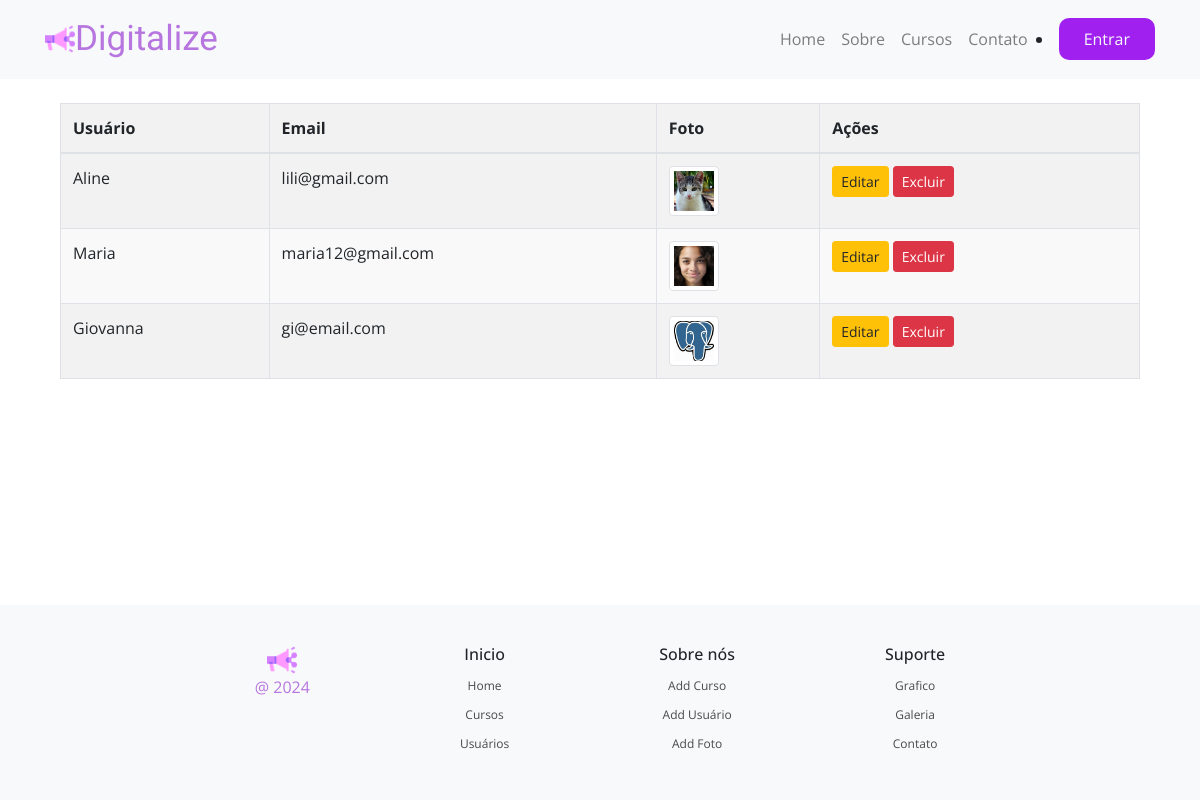
Screenshot of /usuarios/ with the database file from the repository.
### aplicativo/models.py (models this page shows)
class Usuario(models.Model):
    nome = models.CharField(max_length = 255)
    email = models.EmailField(unique = True)
    senha = models.CharField(max_length = 100)
    foto = models.ImageField(upload_to='fotos/', null=True, blank=True)

### aplicativo/views.py (the view)
# urls.py: path('usuarios/', views.exibir_user, name='exibir_user'),
def exibir_user(request):
    users = Usuario.objects.all()
    return render(request, 'usuarios.html', {'users': users})

### aplicativo/templates/usuarios.html (shortened to what this page needs)
{% extends 'base.html' %}
{% load static %}
{% block content %}
<div class="container mt-4">
    <table class="table table-striped table-bordered">
        <thead>
            <tr>
                <th>Usuário</th>
                <th>Email</th>
                <th>Foto</th>
                <th>Ações</th>
            </tr>
        </thead>
        <tbody>
            {% for user in users %}
            <tr>
                <td>{{ user.nome }}</td>
                <td>{{ user.email }}</td>
                <td>
                    {% if user.foto %}
                    <img src="{{ user.foto.url }}" alt="Foto do Usuário" class="img-thumbnail" style="width: 50px; height: 50px; object-fit: cover;">
                    {% else %}
                    <img src="{% static 'images/placeholder.jpg' %}" alt="Imagem indisponível" class="img-thumbnail" style="width: 50px; height: 50px; object-fit: cover;">
                    {% endif %}
                </td>
                <td>
                    <a href="{% url 'editar_usuario' user.id %}" class="btn btn-warning btn-sm">Editar</a>
                    <a href="{% url 'excluir_usuario' user.id %}" class="btn btn-danger btn-sm">Excluir</a>
                </td>
            </tr>
            {% endfor %}
        </tbody>
    </table>
</div>
{% endblock %}

### aplicativo/static/css/styles.css (style rules this page uses)
html, body { height: 100%; margin: 0; display: flex; flex-direction: column; font-family: 'Open Sans', sans-serif; }
table { width: 100%; border-collapse: collapse; margin-top: 20px; }
th, td { border: 1px solid #ddd; padding: 8px; text-align: left; }
th { background-color: #f2f2f2; font-weight: bold; }
tr:nth-child(even) { background-color: #f9f9f9; }

### rows the page displays
Usuario: nome "Aline", email "lili@gmail.com", foto (picture)
Usuario: nome "Maria", email "maria12@gmail.com", foto (picture)
Usuario: nome "Giovanna", email "gi@email.com", foto (picture)
